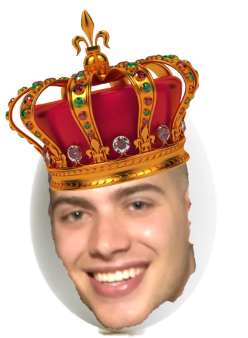
#> input picture media/unknown (4).png, 248 x 338 px, found by its file name
$ python gallery.py
#> lines starting #> are read from the running program, lines starting #| are printed output that depends on the picture
# 1200x480px TWITCH BANNER SIZE

from PIL import Image
import os

class Gallery:
    """Transforms multiple images into a single preset size canvas

    Parameters
    ----------
    canvas : tuple
    |    Syntax (width, height)
    |    Preset size for canvas
    mode : str
    |    1 (1-bit pixels, black and white, stored with one pixel per byte)
    |    L (8-bit pixels, black and white)
    |    P (8-bit pixels, mapped to any other mode using a color palette)
    |    RGB (3x8-bit pixels, true color)
    |    RGBA (4x8-bit pixels, true color with transparency mask)
    |    CMYK (4x8-bit pixels, color separation)
    |    YCbCr (3x8-bit pixels, color video format)
    |    |    Note that this refers to the JPEG, and not the ITU-R BT.2020, standard
    |    LAB (3x8-bit pixels, the L*a*b color space)
    |    HSV (3x8-bit pixels, Hue, Saturation, Value color space)
    |    I (32-bit signed integer pixels)
    |    F (32-bit floating point pixels)
    """
    allowed_ar = [
        (32, 9),
        (21, 9),
        (16, 9),
        (16, 10),
        (4, 3),
        (1, 1),
        (5, 4),
        (3, 2),
        (5, 3),
        (3, 1)
    ]
    def __init__(self, canvas, mode="RGBA"):
#> called with canvas = (1200, 480), mode = 'RGBA'
        self.sw, self.sh = canvas
        self.images = []
        self.result = Image.new(mode, canvas)
#> self.result: PIL image 1200x480 RGBA; every value is 0


    def testRatios(self, sizes : tuple) -> list:
        """Tests the available ratios and returns the closest ratio to the sizes given

        Parameters
        ----------
        sizes : tuple
        |    Syntax (width, height)

        Returns
        -------
        [(ratio_x, ratio_y), change_value] -> list
        """
        closer = [(), 0]
        x, y = sizes
        allowed_ar = self.allowed_ar + [ratio[::-1] for ratio in self.allowed_ar]
        for rx, ry in allowed_ar:
            r = (x/rx) / (y/ry)
            if abs(1 - r) < abs(1 - closer[1]):
                closer = [(rx, ry), r]
        return closer

    def testSizes(self, aspect_ratio : tuple, sizes : tuple, limit=1000) -> list:
        """Tests the sizes by multiplying the aspect ratio by every number between 0 to limit and finding the closest to the sizes

        Parameters
        ----------
        aspect_ratio : tuple
        |   Syntax (x units, y units) or (smallest w, smallest h)
        sizes : tuple
        |   Syntax (width, height)
        limit : int (Default 1000)

        Returns
        -------
        [width, height] -> list
        """
        rx, ry = aspect_ratio
        w, h = sizes

        closer = [0, 0]
        for i in range(limit):
            x, y = i * rx, i * ry

            conditions = {
                "width": abs(w-x) < abs(w-closer[0]),
                "height": abs(h-y) < abs(h-closer[1]),
                "ishigher": (x > w and y > h)
            }
            if conditions["width"] and conditions["height"] and conditions["ishigher"]:
                closer = [x, y]
        return closer

    def addImage(self, image : Image.Image, bgcolor=(0, 0, 0, 0)) -> bool:
        """Adds image to canvas

        Parameters
        ----------
        image : Image.Image
        |    The image you want to add to the canvas

        Returns
        -------
        True if successfully added... False if something wrong happened
        """
        sizes = image.width, image.height
        ratio = self.testRatios(sizes)[0]
        lsizes = self.testSizes(ratio, sizes)
        try:
            background = Image.new("RGBA", lsizes, bgcolor) # Transparent Background with the last sizes needed
            bg_w, bg_h = background.size
            offset = ((bg_w - sizes[0]) // 2, (bg_h - sizes[1]) // 2)
            background.paste(image, offset)
            self.images.append(background)
            return 1
        except Exception:
            return 0


if __name__ == "__main__":
    gallery = Gallery((1200, 480))

    image = Image.open(os.path.join(os.path.dirname(__file__), "media\\unknown (4).png"))
#> image is the input picture: PIL image 248x338 RGBA; mean R, G, B, A 220.3, 189.1, 174.7, 255

    sizes = image.width, image.height
#> sizes = (248, 338)
    ratio, _ = gallery.testRatios(sizes)
#> ratio = (3, 4)
    last_size = gallery.testSizes(ratio, sizes)
#> last_size = [255, 340]

    print("For size ({}x{}px)".format(sizes[0], sizes[1]),
          "Aspect Ratio ({}:{})".format(ratio[0], ratio[1]),
          "Last size ({}x{}px)".format(last_size[0], last_size[1]),
          sep="\n")
#| For size (248x338px)
#| Aspect Ratio (3:4)
#| Last size (255x340px)

    image.show()
    input("Click enter to show the fixed sizes image..")
#> the answer given: media/unknown (4).png
    gallery.addImage(image, (255, 0, 0, 255))
#> in addImage, `background = Image.new("RGBA", lsizes, bgcolor)`:
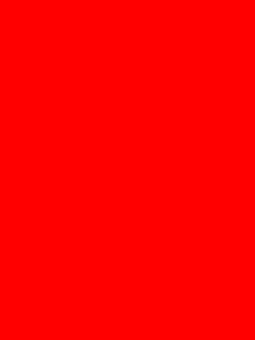
#> background: PIL image 255x340 RGBA; mean R, G, B, A 255, 0, 0, 255
#> in addImage, `background.paste(image, offset)`:
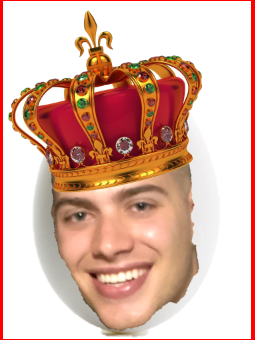
#> background: PIL image 255x340 RGBA; mean R, G, B, A 221.5, 182.8, 168.9, 255
    gallery.images[0].show()

$ run again, with media/unknown (1).png copied over media/unknown (4).png
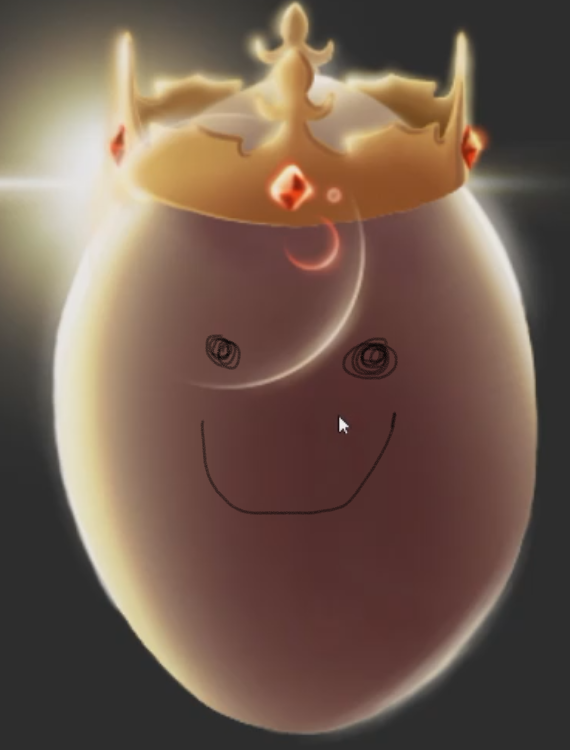
#> input picture media/unknown (1).png, 570 x 750 px, found by its file name
#> self.result: PIL image 1200x480 RGBA; every value is 0
#> image is the input picture: PIL image 570x750 RGBA; mean R, G, B, A 113.6, 91.6, 78.5, 255
#| For size (570x750px)
#| Aspect Ratio (3:4)
#| Last size (573x764px)
#> in addImage, `background.paste(image, offset)`:
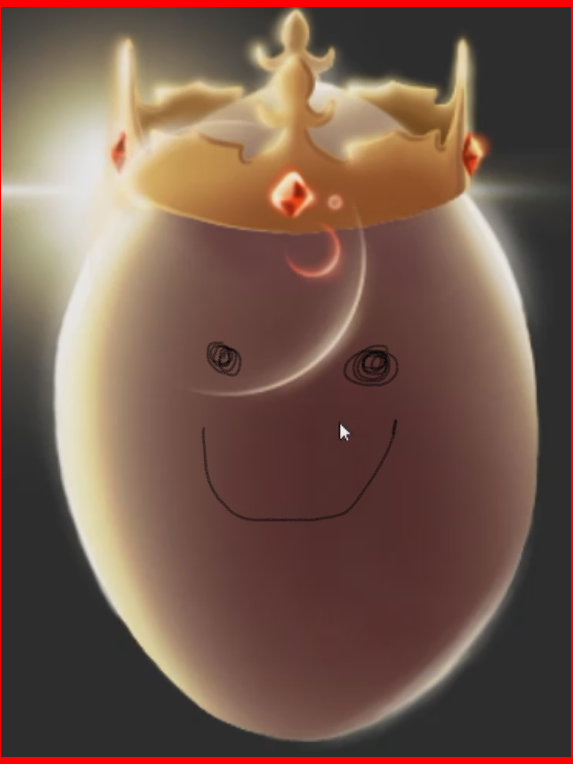
#> background: PIL image 573x764 RGBA; mean R, G, B, A 116.9, 89.5, 76.7, 255
